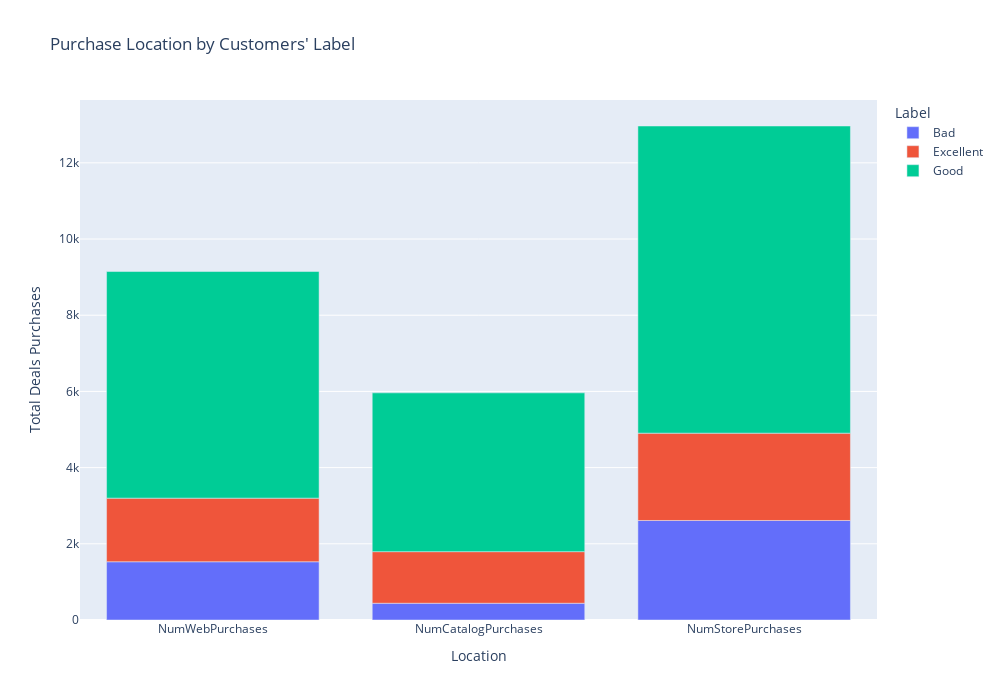

Write notebook code for a chart like this one.
### Markdown cell above
## **Analyzing Purchase Location and Customer's Behavior using RFM Analysis**

### Code cell
# Choosing columns to show in the bar chart
Location = ['NumWebPurchases', 'NumCatalogPurchases', 'NumStorePurchases']

# Grouping columns
supermarket_table = supermarket.groupby('Label')[Location].sum().reset_index()

# Melt DataFrame 
df_melted = pd.melt(supermarket_table, id_vars=['Label'], value_vars=Location, var_name='Location', value_name='Frequency')

# Make bar chart using Plotly Express
fig = px.bar(df_melted, x='Location', y='Frequency', color='Label',
             title="Purchase Location by Customers' Label",
             width=1000, height=700)

fig.update_layout(
    xaxis_title='Location',
    yaxis_title='Total Deals Purchases',
    legend_title='Label'
)

fig.show()

### Figure 1 — Plotly figure (JSON) as saved in the notebook; plotly's stock layout.template omitted (floating-point values rounded to 4 significant figures)
{"data": [{"alignmentgroup": "True", "hovertemplate": "Label=Bad<br>Location=%{x}<br>Frequency=%{y}<extra></extra>", "legendgroup": "Bad", "marker": {"color": "#636efa", "pattern": {"shape": ""}}, "name": "Bad", "offsetgroup": "Bad", "orientation": "v", "showlegend": true, "textposition": "auto", "type": "bar", "x": ["NumWebPurchases", "NumCatalogPurchases", "NumStorePurchases"], "xaxis": "x", "y": [1529, 440, 2612], "yaxis": "y"}, {"alignmentgroup": "True", "hovertemplate": "Label=Excellent<br>Location=%{x}<br>Frequency=%{y}<extra></extra>", "legendgroup": "Excellent", "marker": {"color": "#EF553B", "pattern": {"shape": ""}}, "name": "Excellent", "offsetgroup": "Excellent", "orientation": "v", "showlegend": true, "textposition": "auto", "type": "bar", "x": ["NumWebPurchases", "NumCatalogPurchases", "NumStorePurchases"], "xaxis": "x", "y": [1670, 1354, 2292], "yaxis": "y"}, {"alignmentgroup": "True", "hovertemplate": "Label=Good<br>Location=%{x}<br>Frequency=%{y}<extra></extra>", "legendgroup": "Good", "marker": {"color": "#00cc96", "pattern": {"shape": ""}}, "name": "Good", "offsetgroup": "Good", "orientation": "v", "showlegend": true, "textposition": "auto", "type": "bar", "x": ["NumWebPurchases", "NumCatalogPurchases", "NumStorePurchases"], "xaxis": "x", "y": [5948, 4168, 8063], "yaxis": "y"}], "layout": {"barmode": "relative", "height": 700, "legend": {"title": {"text": "Label"}, "tracegroupgap": 0}, "title": {"text": "Purchase Location by Customers' Label"}, "width": 1000, "xaxis": {"anchor": "y", "domain": [0, 1], "title": {"text": "Location"}}, "yaxis": {"anchor": "x", "domain": [0, 1], "title": {"text": "Total Deals Purchases"}}}}
